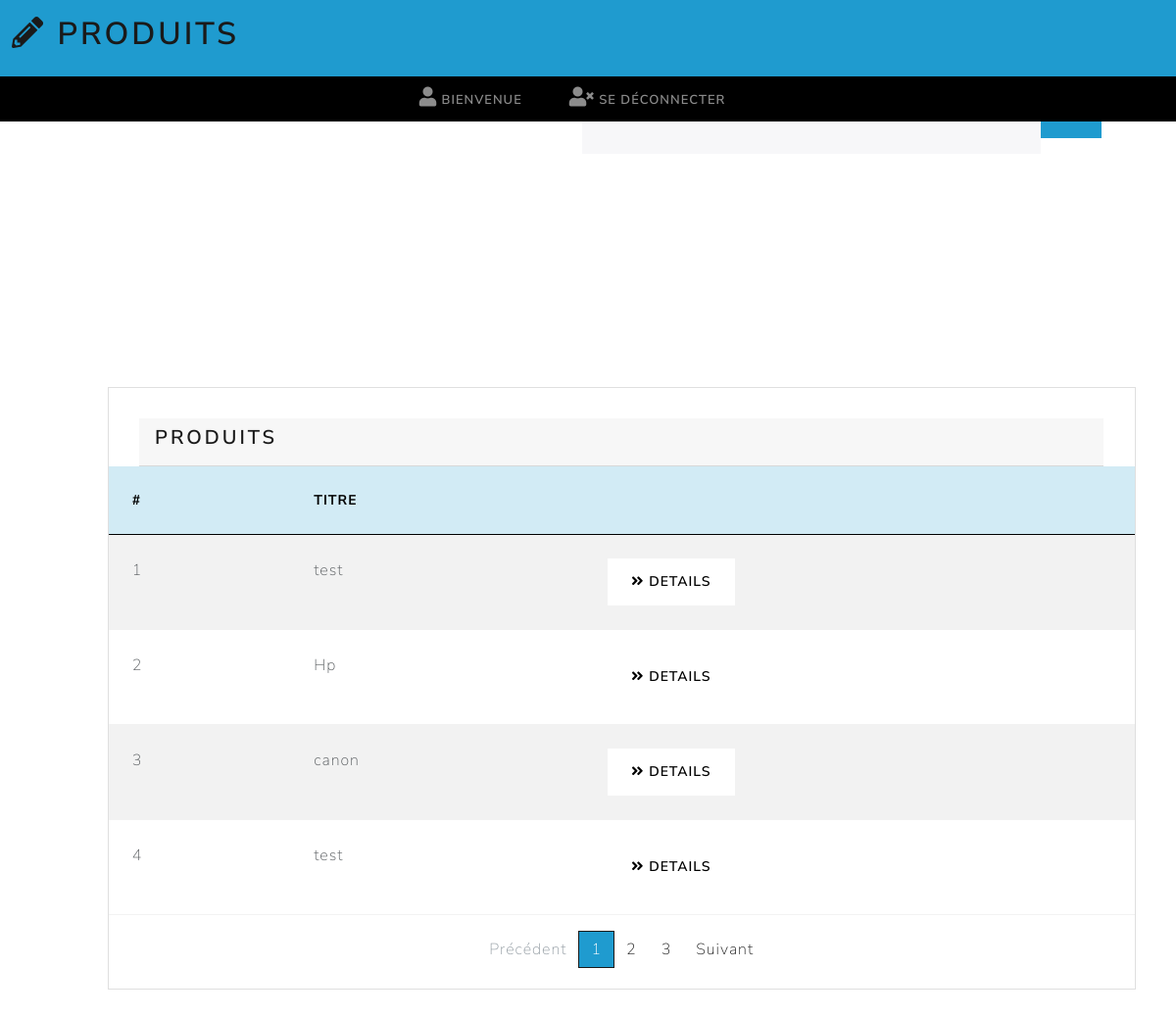
The page /admin/produit.php on the database its author committed.
### tables this page shows
CREATE TABLE `produit` (
  `id_produit` int(11) NOT NULL,
  `titre` varchar(20) DEFAULT NULL,
  `reference` varchar(20) DEFAULT NULL,
  `description` text NOT NULL,
  `prix_ht` double(10,1) DEFAULT NULL,
  `prix_ttc` double(10,1) DEFAULT NULL,
  `image` varchar(255) DEFAULT NULL,
  `id_categorie` int(11) NOT NULL
);

### admin/produit.php (the view, shortened to what this page needs)
<?php
require('../connexion.php');
$sth = $bdd->prepare("SELECT * FROM produit");
$sth->execute();
$produits = $sth->fetchAll(PDO::FETCH_ASSOC);
?>
<?php include 'header.php' ?>
<header id="main-header" class="py-3 bg-info">
    <div class="container-fluid">
        <div class="row">
            <div class="col-md-6">
                <h1><i class="fas fa-pencil-alt"></i> Produits</h1>
            </div>
        </div>
    </div>
</header>
<section id="search" class="py-4 mb-4">
    <div class="container">
        <div class="row">
            <div class="col-md-6 ms-auto">
                <form method="GET" action="">
                    <div class="input-group">
                        <div class="input-group-append">
                            <button type="submit" class="btn btn-info"><i class="fas fa-search"></i></button>
                        </div>
                    </div>
                </form>
            </div>
        </div>
    </div>
</section>
<section id="produits">
    <div class="container">
        <div class="row">
            <div class="col-md-12">
                <div class="card">
                    <div class="card-header">
                        <h4>Produits</h4>
                    </div>
                    <table class="table table-striped">
                        <thead class="table-info">
                            <tr>
                                <th>#</th>
                                <th>Titre</th>
                                <th> </th>
                            </tr>
                        </thead>
                        <tbody>
                            <?php foreach ($produits as $produit) : ?>
                                <tr>
                                    <td><?= $produit['id_produit']; ?></td>
                                    <td><?= $produit['titre']; ?></td>
                                    <td>
                                        <a href="details_prod.php?id=<?= $produit['id_produit'] ?>" class="btn btn-secondary">
                                            <i class="fas fa-angle-double-right"></i> Details
                                        </a>
                                    </td>
                                </tr>
                            <?php endforeach; ?>
                        </tbody>
                    </table>
                    <nav class="ml-4">
                        <ul class="pagination">
                            <li class="page-item disabled">
                                <a href="#" class="page-link">Précédent</a>
                            </li>
                            <li class="page-item active">
                                <a href="#" class="page-link  bg-info">1</a>
                            </li>
                            <li class="page-item">
                                <a href="#" class="page-link">2</a>
                            </li>
                            <li class="page-item">
                                <a href="#" class="page-link">3</a>
                            </li>
                            <li class="page-item">
                                <a href="#" class="page-link">Suivant</a>
                            </li>
                        </ul>
                    </nav>
                </div>
            </div>
        </div>
    </div>
</section>

### css/style.css (style rules this page uses)
:root { --bs-blue: #007bff; --bs-indigo: #6610f2; --bs-purple: #6f42c1; --bs-pink: #e83e8c; --bs-red: #d9534f; --bs-orange: #fd7e14; --bs-yellow: #f0ad4e; --bs-green: #4bbf73; --bs-teal: #20c997; --bs-cyan: #1f9bcf; --bs-white: #fff; --bs-gray: #919aa1; --bs-gray-dark: #343a40; --bs-primary: #1a1a1a; --bs-secondary: #fff; --bs-success: #4bbf73; --bs-info: #1f9bcf; --bs-warning: #f0ad4e; --bs-danger: #d9534f; --bs-light: #fff; --bs-dark: #343a40; --bs-font-sans-serif: "Nunito Sans", -apple-system, BlinkMacSystemFont, "Segoe UI", Roboto, "Helvetica Neue", Arial, sans-serif, "Apple Color Emoji", "Segoe UI Emoji", "Segoe UI Symbol"; --bs-font-monospace: SFMono-Regular, Menlo, Monaco, Consolas, "Liberation Mono", "Courier New", monospace; --bs-gradient: linear-gradient(180deg, rgba(255, 255, 255, 0.15), rgba(255, 255, 255, 0)); }
header { background-color: black; display: flex; width: 100%; }
nav { display: flex; justify-content: space-around; padding-bottom: 0.5%; width: 100%; }
* { padding: 0; margin: 0; }
body { height: 100vh; font-family: var(--bs-font-sans-serif); color: #55595c; }
header { position: fixed; z-index: 999; }
section { display: flex; justify-content: space-around; }
section div { margin: 3%; }

### rows shown on the page
produit: id_produit "1", titre "test"
produit: id_produit "2", titre "Hp"
produit: id_produit "3", titre "canon"
produit: id_produit "4", titre "test"
